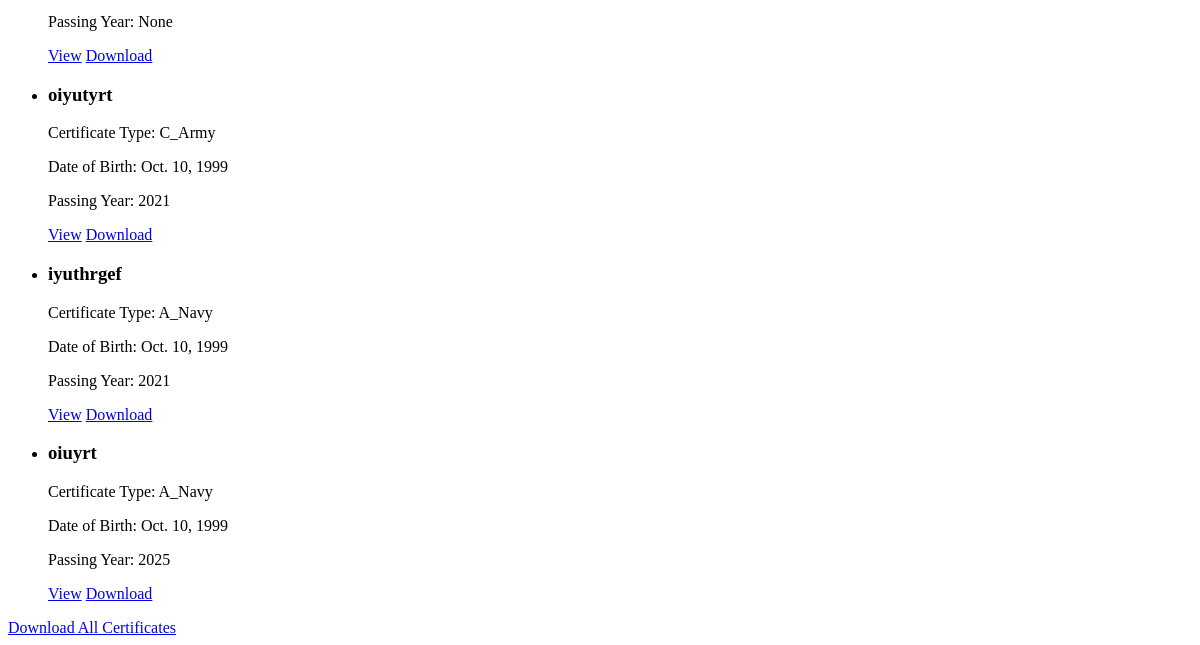
The page /view-certificates/ (lower part) on the database as committed earlier.
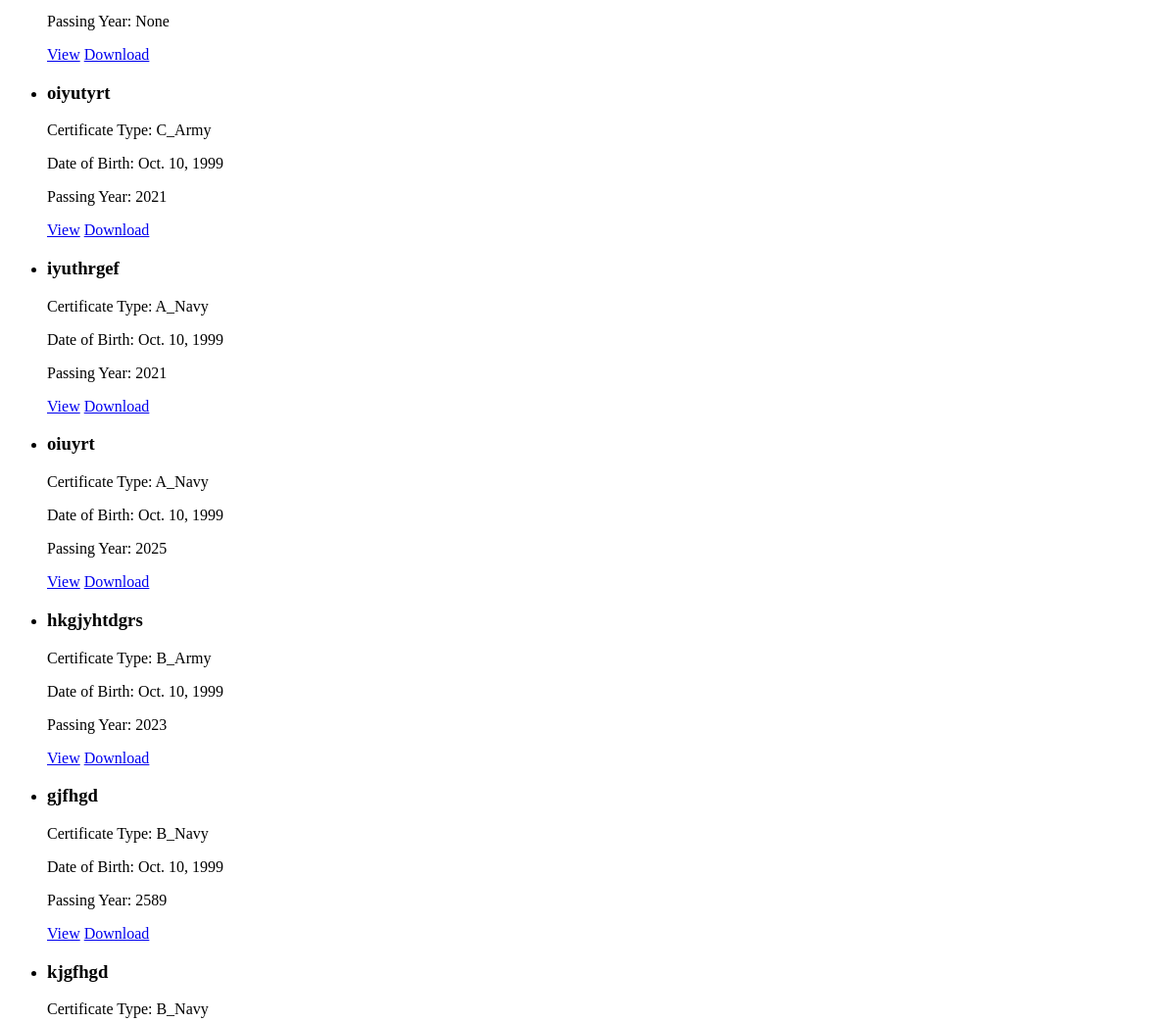
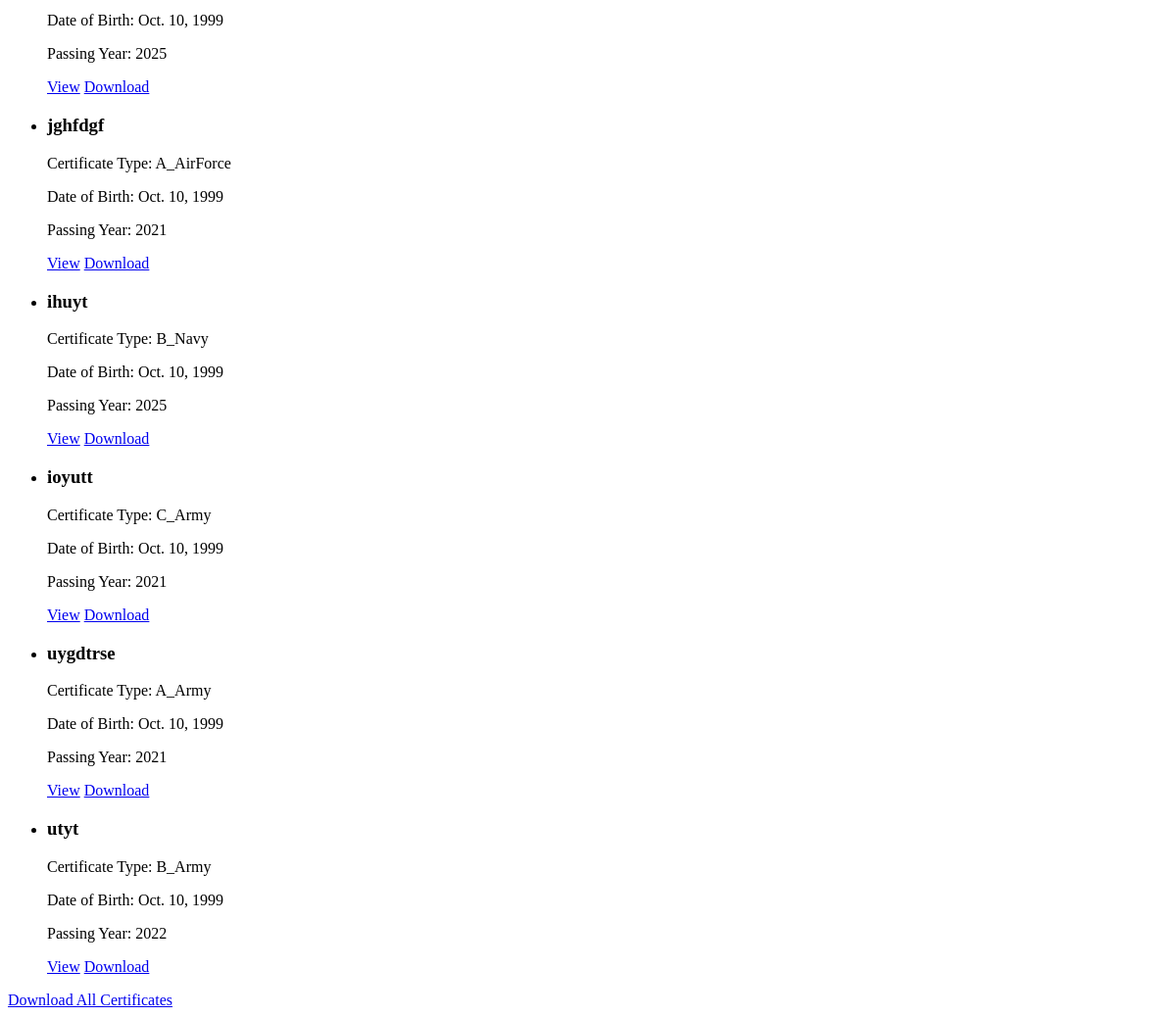
The same page on the database as committed later (2 pictures, top to bottom).
### mainapp/models.py (models this page shows, shortened)
class Certificate(models.Model):
    CERTIFICATE_TYPE_CHOICES = [
        ('A_Army', 'A Army'),
        ('A_AirForce', 'A AirForce'),
        ('A_Navy', 'A Navy'),
        ('B_AirForce', 'B AirForce'),
        ('B_Army', 'B Army'),
        ('B_Navy', 'B Navy'),
        ('C_Army', 'C Army'),
    ]
    Name = models.CharField(max_length=100, null=True, blank=True)
    DOB = models.DateField(null=True, blank=True)
    Guardian = models.CharField(max_length=100, null=True, blank=True)
    CertificateType = models.CharField(max_length=20, choices=CERTIFICATE_TYPE_CHOICES, null=True, blank=True)
    CadetRank = models.CharField(max_length=20, null=True, blank=True)
    PassingYear = models.IntegerField(null=True, blank=True)
    Grade = models.CharField(max_length=10, null=True, blank=True)
    Unit = models.CharField(max_length=50, null=True, blank=True)
    Directorate = models.CharField(max_length=50, null=True, blank=True)
    Place = models.CharField(max_length=100, null=True, blank=True)
    Institute = models.CharField(max_length=100, null=True, blank=True)
    certificate_number = models.CharField(max_length=50, null=True, blank=True)
    serial_number = models.CharField(max_length=50, null=True, blank=True)
    user_image = models.ImageField(upload_to='media/', null=True, blank=True)
    qr_code = models.ImageField(upload_to='qr_codes/', blank=True)
    final_certificate = models.ImageField(upload_to='media/certificates/', null=True, blank=True)
    is_duplicate = models.BooleanField(default=False)
    reviewer_ceo = models.ForeignKey('auth.User', related_name='ceo_reviews', on_delete=models.SET_NULL, null=True, blank=True)
    reviewer_register_head = models.ForeignKey('auth.User', related_name='register_head_reviews', on_delete=models.SET_NULL, null=True, blank=True)
    reviewer_staff = models.ForeignKey('auth.User', related_name='staff_reviews', on_delete=models.SET_NULL, null=True, blank=True)
    ceo_review_status = models.BooleanField(null=True, blank=True)
    register_head_review_status = models.BooleanField(null=True, blank=True)
    staff_review_status = models.BooleanField(null=True, blank=True)
    signature_image = models.ImageField(upload_to='signatures/', null=True, blank=True)

### mainapp/views.py (the view)
# urls.py: path('view-certificates/', view_certificates, name='view_certificates'),
def view_certificates(request):
    certificates = Certificate.objects.all()
    return render(request, 'view_certificates.html', {'certificates': certificates})

### mainapp/templates/view_certificates.html (shortened to what this page needs)
<!DOCTYPE html>
<html lang="en">
<head>
</head>
<body>
    {% if certificates %}
        <ul>
            {% for certificate in certificates %}
                <li>
                    <h3>{{ certificate.Name }}</h3>
                    <p>Certificate Type: {{ certificate.CertificateType }}</p>
                    <p>Date of Birth: {{ certificate.DOB }}</p>
                    <p>Passing Year: {{ certificate.PassingYear }}</p>
                    <a href="{% url 'view_certificate_detail' certificate_id=certificate.id %}" class="btn btn-primary" target="_blank">View</a>
                    <a href="{% url 'download_certificate_detail' certificate_id=certificate.id %}" class="btn btn-success">Download</a>
                </li>
            {% endfor %}
        </ul>
        <a href="{% url 'download_all_certificates' %}" class="btn btn-primary">Download All Certificates</a>
    {% else %}
        <p>No certificates found.</p>
    {% endif %}
</body>
</html>

Rows that differ between the two databases and show on the page:
added Certificate: Name "hkgjyhtdgrs", CertificateType "B_Army", DOB "Oct. 10, 1999", PassingYear "2023"
added Certificate: Name "gjfhgd", CertificateType "B_Navy", DOB "Oct. 10, 1999", PassingYear "2589"
added Certificate: Name "kjgfhgd", CertificateType "B_Navy", DOB "Oct. 10, 1999", PassingYear "2025"
added Certificate: Name "jghfdgf", CertificateType "A_AirForce", DOB "Oct. 10, 1999", PassingYear "2021"
added Certificate: Name "ihuyt", CertificateType "B_Navy", DOB "Oct. 10, 1999", PassingYear "2025"
added Certificate: Name "ioyutt", CertificateType "C_Army", DOB "Oct. 10, 1999", PassingYear "2021"
added Certificate: Name "uygdtrse", CertificateType "A_Army", DOB "Oct. 10, 1999", PassingYear "2021"
added Certificate: Name "utyt", CertificateType "B_Army", DOB "Oct. 10, 1999", PassingYear "2022"
